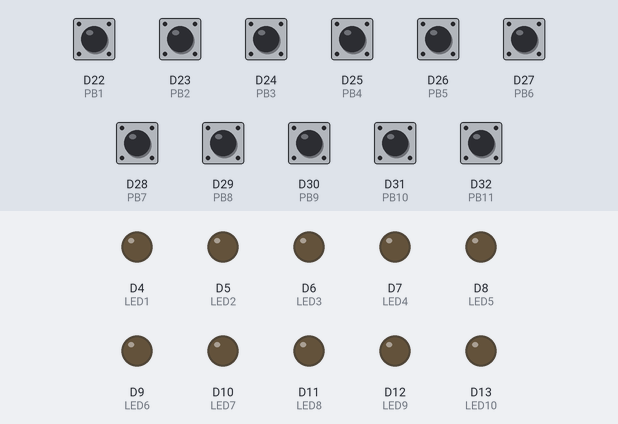
A sketch run on a simulated Arduino Due. On the bench: output pins drawn as LEDs (lit = HIGH). Dashed ring = blinking. The inputs (shaded band) are chosen by the test bench; at power-on: D22 (PB1), D23 (PB2), D24 (PB3), D25 (PB4), D26 (PB5), D27 (PB6), D28 (PB7), D29 (PB8), D30 (PB9), D31 (PB10), D32 (PB11) HIGH.

Above: at 1.2 s.
1.3 s: D22 (PB1) pulled LOW for 0.15 s
At 3.3 s:
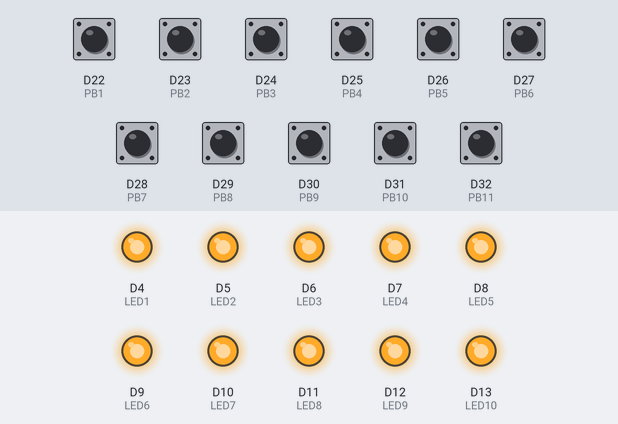
At 3.75 s:
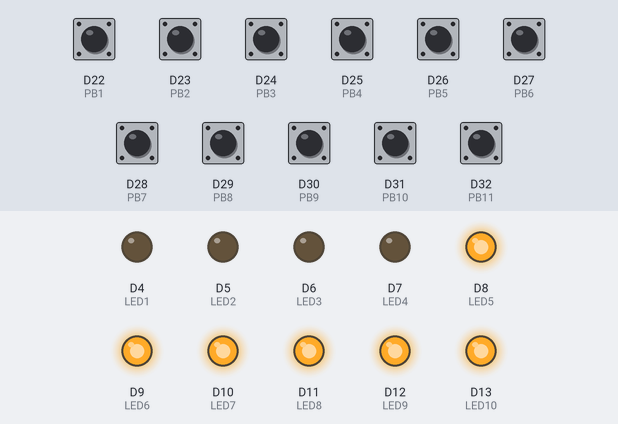
4.3 s: D25 (PB4) pulled LOW for 0.15 s
At 5.95 s:
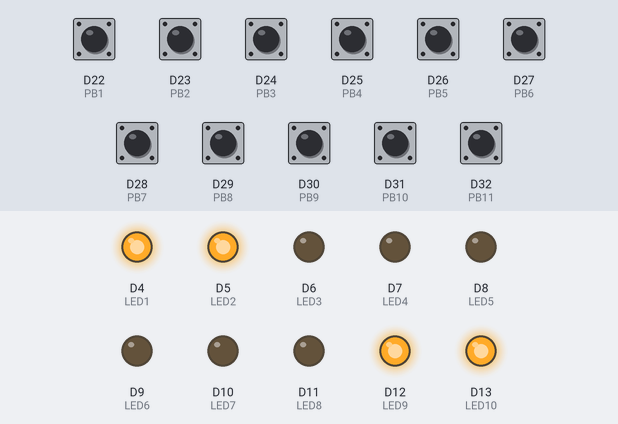
7.4 s: D23 (PB2) pulled LOW for 0.15 s
10.5 s: D27 (PB6) pulled LOW for 1 s
14.5 s: D24 (PB3) pulled LOW for 0.15 s
17.6 s: D26 (PB5) pulled LOW for 0.15 s
At 21.55 s:
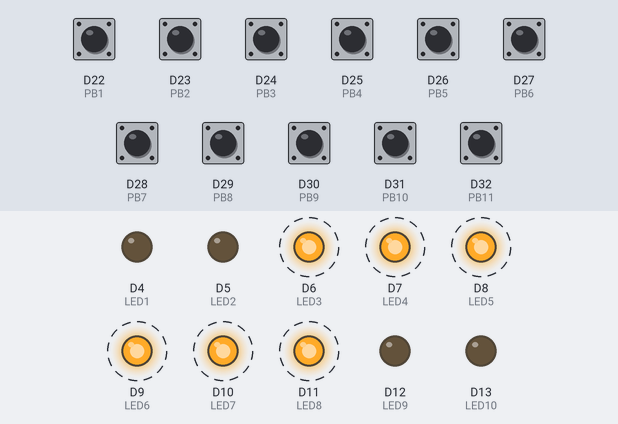
Timing chart, 0 to 25.2 s (numbered marks = the images above; inputs shaded):
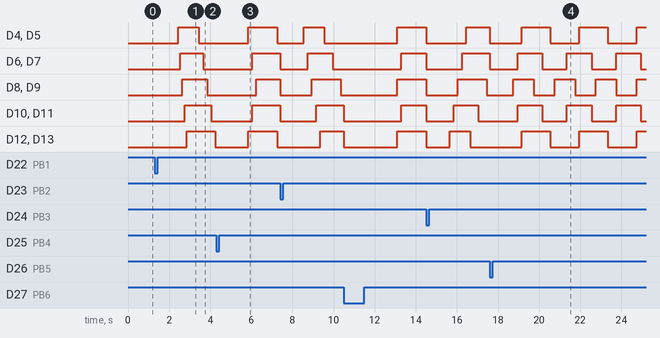

Measured:
- after the input at 1.3 s, D4 (LED1), D5 (LED2): LOW → HIGH after 1.2 s, → LOW 1.0 s later; D6 (LED3), D7 (LED4): LOW → HIGH after 1.3 s, → LOW 1.1 s later; D8 (LED5), D9 (LED6): LOW → HIGH after 1.4 s, → LOW 1.2 s later; D10 (LED7), D11 (LED8): LOW → HIGH after 1.5 s, → LOW 1.3 s later; D12 (LED9), D13 (LED10): LOW → HIGH after 1.6 s, → LOW 1.4 s later
- after the input at 17.6 s, D8 (LED5), D9 (LED6): alternates HIGH for 1.0 s and LOW for 1.0 s, starting after 1.2 s; D12 (LED9), D13 (LED10): alternates HIGH for 1.4 s and LOW for 1.4 s, starting after 1.6 s

The sketch:

sketch_feb29a.ino
```cpp
#include <DueTimer.h>
int LED1 = 4;
int LED2 = 5;
int LED3 = 6;
int LED4 = 7;
int LED5 = 8;
int LED6 = 9;
int LED7 = 10;
int LED8 = 11;
int LED9 = 12;
int LED10 = 13;
int PB1 = 22;
int PB2 = 23;
int PB3 = 24;
int PB4 = 25;
int PB5 = 26;
int PB6 = 27;
int PB7 = 28;
int PB8 = 29;
int PB9 = 30;
int PB10 = 31;
int PB11 =32;

bool state = false;
bool state1 = false;
bool state2 = false;
bool state3 = false;
bool state4 = false;

void setup() {
 // put your setup code here, to run once:
pinMode( LED1 , OUTPUT );
pinMode( LED2 , OUTPUT );
pinMode( LED3 , OUTPUT );
pinMode( LED4 , OUTPUT );
pinMode( LED5 , OUTPUT );
pinMode( LED6 , OUTPUT );
pinMode( LED7 , OUTPUT );
pinMode( LED8 , OUTPUT );
pinMode( LED9 , OUTPUT );
pinMode( LED10 , OUTPUT );
pinMode(PB1, INPUT_PULLUP);
pinMode(PB2, INPUT_PULLUP);
pinMode(PB3, INPUT_PULLUP);
pinMode(PB4, INPUT_PULLUP);
pinMode(PB5, INPUT_PULLUP);
pinMode(PB6, INPUT_PULLUP);
pinMode(PB7, INPUT_PULLUP);
pinMode(PB8, INPUT_PULLUP);
pinMode(PB9, INPUT_PULLUP);
pinMode(PB10, INPUT_PULLUP);
pinMode(PB11, INPUT_PULLUP);

attachInterrupt(digitalPinToInterrupt(PB1),pattern1,CHANGE);
attachInterrupt(digitalPinToInterrupt(PB2),pattern2,CHANGE);
attachInterrupt(digitalPinToInterrupt(PB3),pattern3,CHANGE);
attachInterrupt(digitalPinToInterrupt(PB4),pattern4,CHANGE);
attachInterrupt(digitalPinToInterrupt(PB5),pattern5,CHANGE);
attachInterrupt(digitalPinToInterrupt(PB6),pattern6,CHANGE);
attachInterrupt(digitalPinToInterrupt(PB7),pattern7,CHANGE);
attachInterrupt(digitalPinToInterrupt(PB8),pattern8,CHANGE);
attachInterrupt(digitalPinToInterrupt(PB9),pattern9,CHANGE);
attachInterrupt(digitalPinToInterrupt(PB10),pattern10,CHANGE);
attachInterrupt(digitalPinToInterrupt(PB11),pattern11,CHANGE);

Timer0.attachInterrupt(Handler0);
Timer1.attachInterrupt(Handler1);
Timer2.attachInterrupt(Handler2);
Timer3.attachInterrupt(Handler3);
Timer4.attachInterrupt(Handler4);

}

void loop() {
 // put your main code here, to run repeatedly:
digitalWrite(LED1,state);
digitalWrite(LED2,state);
digitalWrite(LED3,state1);
digitalWrite(LED4,state1);
digitalWrite(LED5,state2);
digitalWrite(LED6,state2);
digitalWrite(LED7,state3);
digitalWrite(LED8,state3);
digitalWrite(LED9,state4);
digitalWrite(LED10,state4);
}

void pattern1(){
state = false;
state1 = false;
state2 = false;
state3 = false;
state4 = false;
Timer0.start(1000000);
Timer1.start(1100000);
Timer2.start(1200000);
Timer3.start(1300000);
Timer4.start(1400000);
}
void pattern2(){
state = false;
state1 = false;
state2 = false;
state3 = false;
state4 = false;
Timer0.start(1000000);
Timer1.start(1200000);
Timer2.start(1400000);
Timer3.start(1600000);
Timer4.start(1800000);
}
void pattern3(){
state = false;
state1 = false;
state2 = false;
state3 = false;
state4 = false;
Timer0.start(1800000);
Timer1.start(1600000);
Timer2.start(1400000);
Timer3.start(1200000);
Timer4.start(1000000);
}
void pattern4(){
state = false;
state1 = false;
state2 = false;
state3 = false;
state4 = false;
Timer0.start(1400000);
Timer1.start(1600000);
Timer2.start(1800000);
Timer3.start(1600000);
Timer4.start(1400000);
}
void pattern5(){
state = false;
state1 = false;
state2 = false;
state3 = false;
state4 = false;
Timer0.start(1400000);
Timer1.start(1200000);
Timer2.start(1000000);
Timer3.start(1200000);
Timer4.start(1400000);
}
void pattern6(){
state = false;
state1 = false;
state2 = false;
state3 = false;
state4 = false;
Timer0.start(1600000);
Timer1.start(1800000);
Timer2.start(1600000);
Timer3.start(1800000);
Timer4.start(1600000);
}
void pattern7(){
state = false;
state1 = false;
state2 = false;
state3 = false;
state4 = false;
Timer0.start(1100000);
Timer1.start(1100000);
Timer2.start(1500000);
Timer3.start(1500000);
Timer4.start(1500000);
}
void pattern8(){
state = false;
state1 = false;
state2 = false;
state3 = false;
state4 = false;
Timer0.start(1100000);
Timer1.start(1100000);
Timer2.start(1100000);
Timer3.start(1500000);
Timer4.start(1500000);
}
void pattern9(){
state = false;
state1 = false;
state2 = false;
state3 = false;
state4 = false;
Timer0.start(1100000);
Timer1.start(1100000);
Timer2.start(1100000);
Timer3.start(1100000);
Timer4.start(1500000);
}
void pattern10(){
state = false;
state1 = false;
state2 = false;
state3 = false;
state4 = false;
Timer0.start(1000000);
Timer1.start(1000000);
Timer2.start(1000000);
Timer3.start(1000000);
Timer4.start(1000000); }
void pattern11(){
state = false;
state1 = false;
state2 = false;
state3 = false;
state4 = false;
Timer0.start(100000);
Timer1.start(100000);
Timer2.start(100000);
Timer3.start(100000);
Timer4.start(100000); }
void Handler0(){
state=!state; }
void Handler1(){
state1=!state1; }
void Handler2(){
state2=!state2;

}
void Handler3(){
state3=!state3;

}
 void Handler4(){
state4=!state4; }
```
